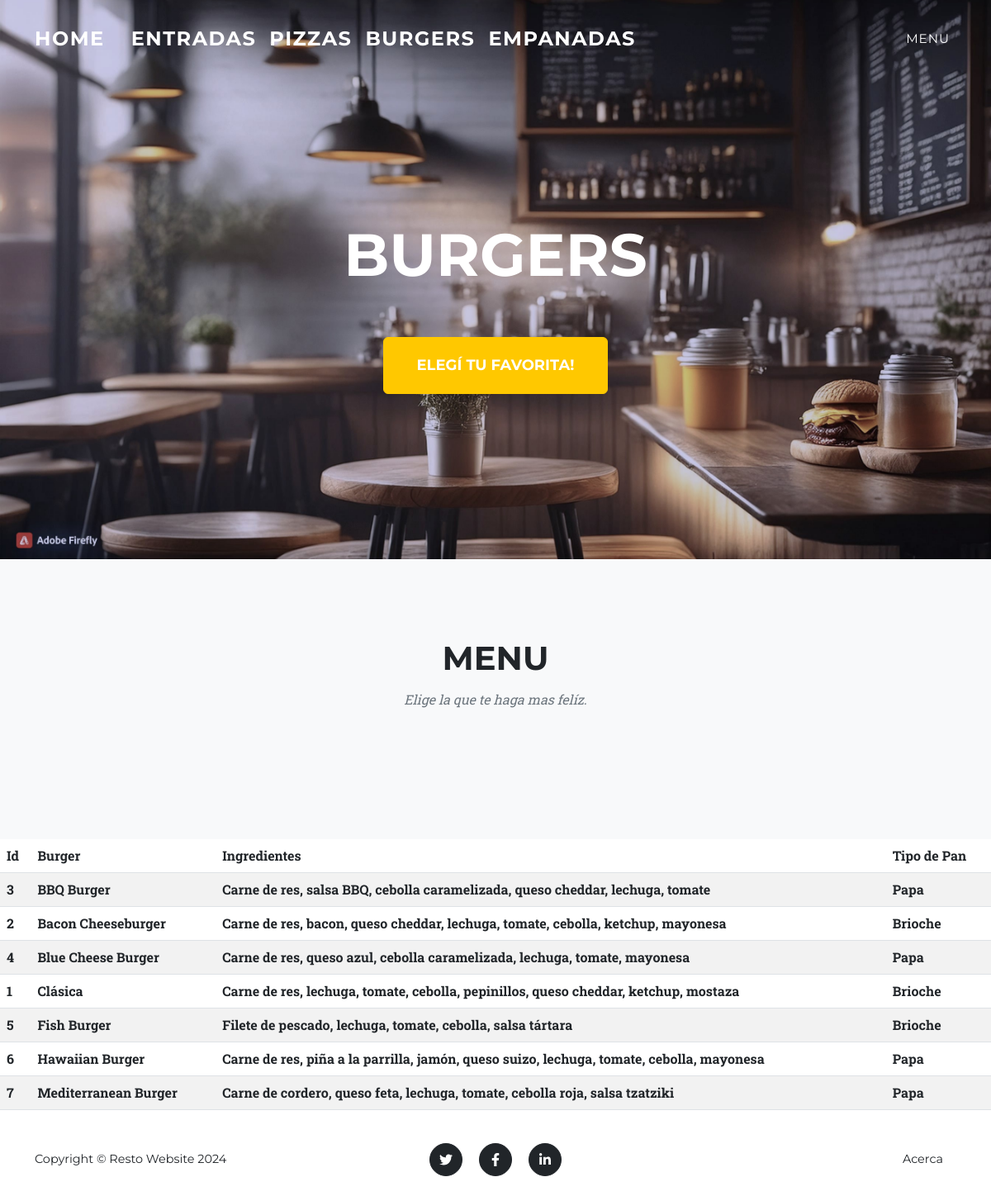
Page /Burgers/ on the earlier database version.
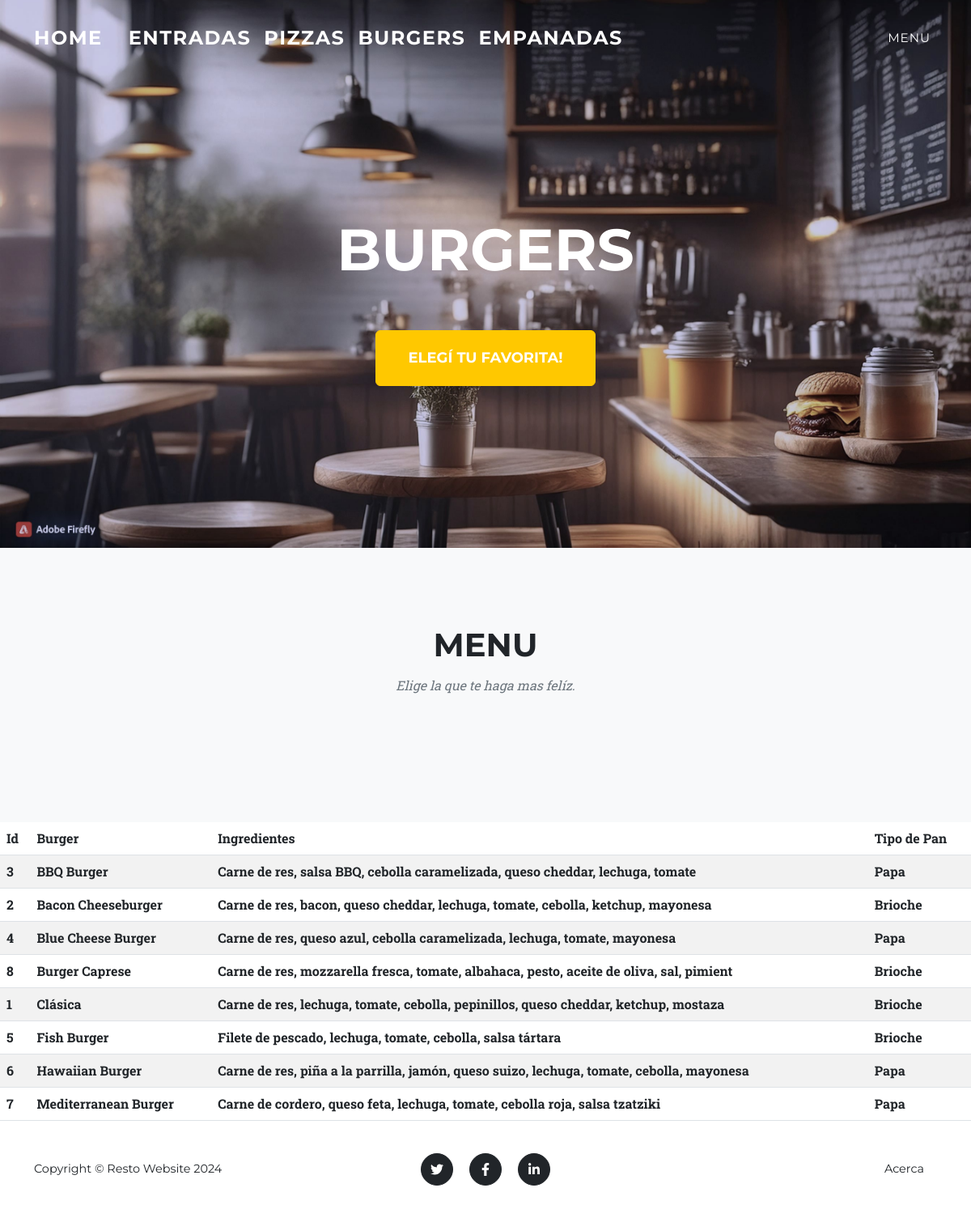
Same page on the later database version.
### menu/models.py (models this page shows, shortened)
class Burger(models.Model):
    nombre = models.CharField(max_length=50)
    ingredientes = models.CharField(max_length=100)
    tipo_pan = models.CharField(max_length=50)
    class Meta:
        ordering = ["nombre"]
        verbose_name = "Burger"
        verbose_name_plural = "Burgers"

### menu/views.py (the view)
# urls.py: path('Burgers/', burgers, name="Burgers"),
def burgers(request):
    contexto = {"Burgers": Burger.objects.all()}
    return render(request, "menu/Burgers.html", contexto)

### menu/templates/menu/Burgers.html (shortened to what this page needs)
{% extends 'menu/index.html' %}
{% block titulo %}
<div class="masthead-heading text-uppercase">Burgers</div>
<a class="btn btn-primary btn-xl text-uppercase" href="#portfolio">Elegí tu favorita!</a>
{% endblock titulo %}
{% block contenido %}
<table class="table table-striped">
    <thead>
        <tr>
            <th>Id</th>
            <th>Burger</th>
            <th>Ingredientes</th>
            <th>Tipo de Pan</th>
    </thead>
    <tbody>
    {% for b in Burgers %}
        <tr>
            <th>{{b.id}}</th>
            <th>{{b.nombre}}</th>
            <th>{{b.ingredientes}}</th>
            <th>{{b.tipo_pan}}</th>
        </tr>
    {% endfor %}
    </tbody>
</table>
{% endblock contenido %}

### menu/templates/menu/index.html (shortened to what this page needs)
<!DOCTYPE html>
<html lang="en">
    <head>
        {% load static %}
        <link href="{% static 'css/styles.css' %}" rel="stylesheet" />
    </head>
    <body id="page-top">
        <nav class="navbar navbar-expand-lg navbar-dark fixed-top" id="mainNav">
            <div class="container">
                <a class="navbar-brand" href="{% url 'Home' %}">Home</a>
                <a class="navbar-brand" href="{% url 'Entradas' %}">Entradas</a>
                <a class="navbar-brand" href="{% url 'Pizzas' %}">Pizzas</a>
                <a class="navbar-brand" href="{% url 'Burgers' %}">Burgers</a>
                <a class="navbar-brand" href="{% url 'Empanadas' %}">Empanadas</a>
                <div class="collapse navbar-collapse" id="navbarResponsive">
                    <ul class="navbar-nav text-uppercase ms-auto py-4 py-lg-0">
                        <li class="nav-item"><a class="nav-link" href="#portfolio">Menu</a></li>
                    </ul>
                </div>
            </div>
        </nav>
        <header class="masthead">
            <div class="container">
                {% block titulo %}{% endblock titulo %}
            </div>
        </header>
        <section class="page-section bg-light" id="portfolio">
            <div class="container">
                {% block titulo_menu %}
                <div class="text-center">
                    <h2 class="section-heading text-uppercase">Menu</h2>
                    <h3 class="section-subheading text-muted">Elige la que te haga mas felíz.</h3>
                </div>
                {% endblock titulo_menu %}
                </div>
        </section>
{% block contenido %}
{% endblock contenido %}
        <footer class="footer py-4">
            <div class="container">
                <div class="row align-items-center">
                    <div class="col-lg-4 text-lg-start">Copyright &copy; Resto Website 2024</div>
                    <div class="col-lg-4 my-3 my-lg-0">
                        <a class="btn btn-dark btn-social mx-2" href="#!" aria-label="Twitter"><i class="fab fa-twitter"></i></a>
                        <a class="btn btn-dark btn-social mx-2" href="#!" aria-label="Facebook"><i class="fab fa-facebook-f"></i></a>
                        <a class="btn btn-dark btn-social mx-2" href="#!" aria-label="LinkedIn"><i class="fab fa-linkedin-in"></i></a>
                    </div>
                    <div class="col-lg-4 text-lg-end">
                        <a class="link-dark text-decoration-none me-3" href="{% url 'Acerca' %}">Acerca</a>
                    </div>
                </div>
            </div>
        </footer>
    </body>
</html>

Differences in the rows shown:
added Burger: id "8", nombre "Burger Caprese", ingredientes "Carne de res, mozzarella fresca, tomate, albahaca, pesto, aceite de oliva, sal, pimient", tipo_pan "Brioche"
